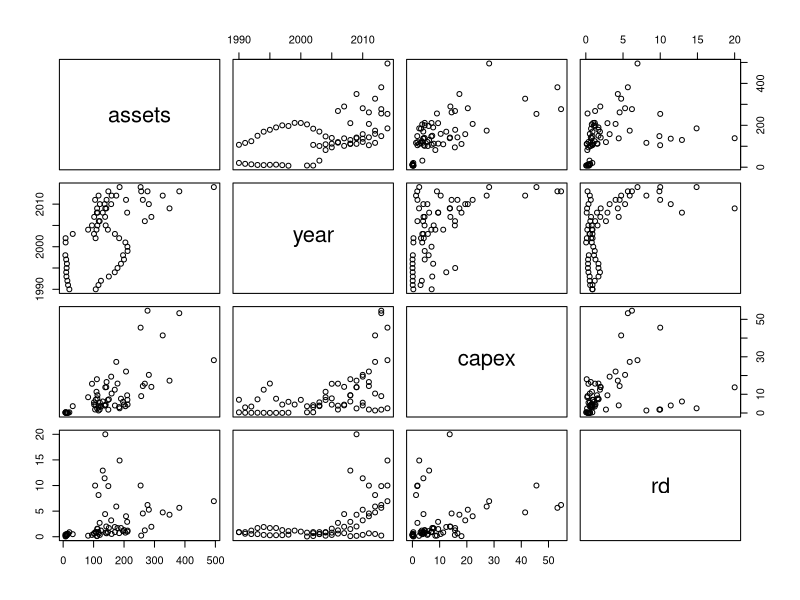
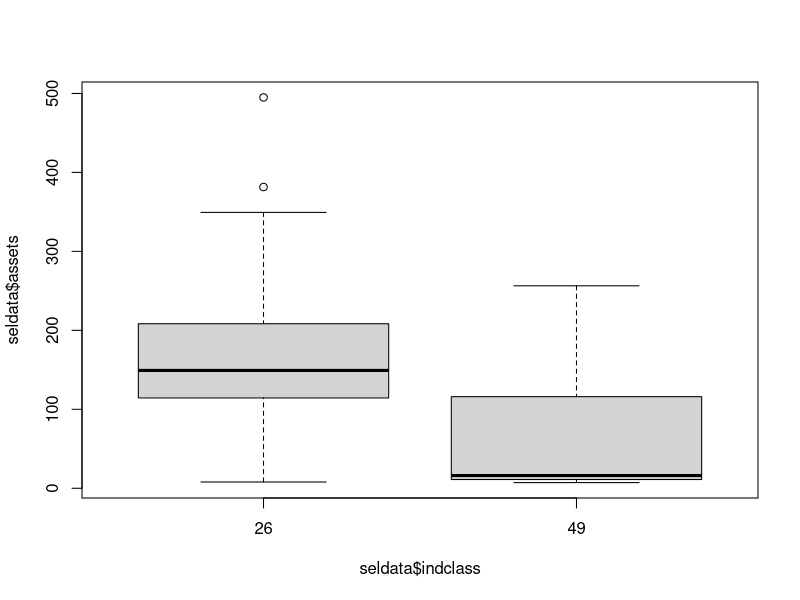
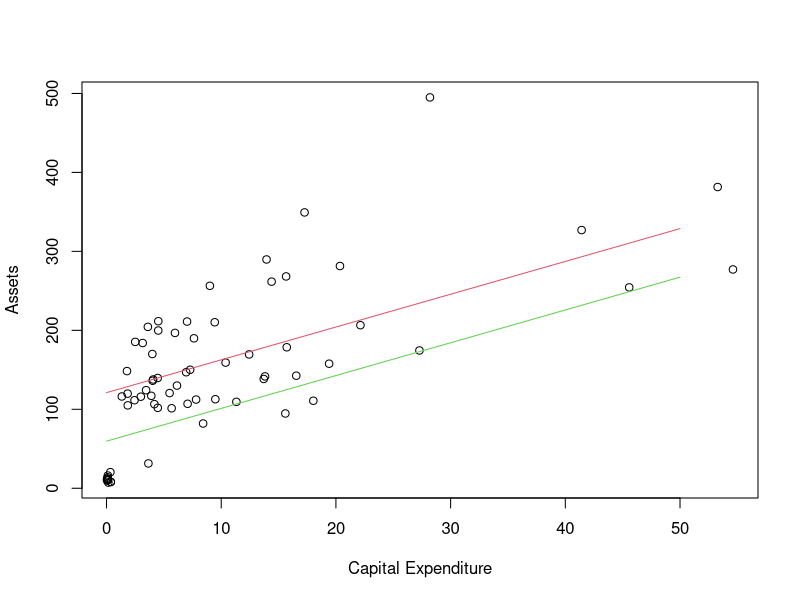
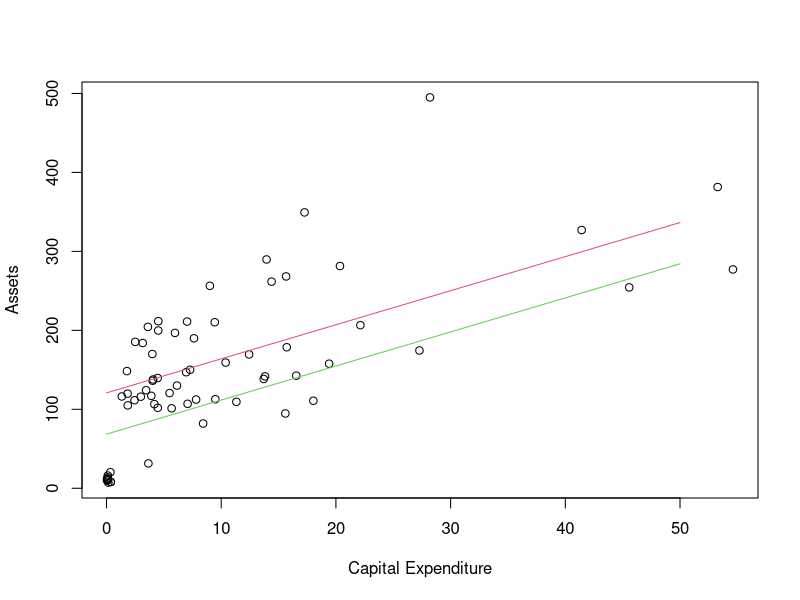

The R source for these figures, in order:
# Read in financial data
findata <- read.csv("Financial data.csv", header = TRUE)

#Select data for industry class 26 and 49
selclass <- c(26, 49)
seldata <- findata[is.element(findata$indclass, selclass) & !is.na(findata$indclass), ]

# Plot multiple scatterplot to look at relationships between continuous variables
pairs(seldata[ c(3, 2, 4, 10)])

# Look at relationship between assets and the 2 indclasses using boxplot
boxplot(seldata$assets ~ seldata$indclass)

# Summary of the 2 indclasses
tapply(seldata$assets, seldata$indclass, summary)

# Fit a multiple linear regression model
lm1 <- lm(assets ~ capex + year + rd + as.factor(indclass), data = seldata)
# Get info about the fitted model
summary(lm1)

# Load car package
require(car)
# Get ANOVA table - use ANOVA table to decide whether or not to drop terms 
# from the model
anova(lm1)

# Drop rd to find a better model
lm2 <- lm(assets ~ capex + year + as.factor(indclass), data = seldata)
# Summary 
summary(lm2)
# ANOVA table
anova(lm2)

# Use AIC to find the best model - only main effects
AIC(lm1)
# AIC is lower in lm2 than lm1, so lm2 is a better model
AIC(lm2)

# Model selection by AIC
step(lm1, direction = "both")

### Prediction

# Create a dataframe containing values we want to predict
df <- data.frame(capex = c(10, 10), year = c(2004, 2004), rd = c(3,3), indclass = c(26, 49))
# Add column in the dataframe with the predicted values
df$predicted <- predict(lm2, newdata = df)

# Plot assets against capex and then fix values for the other variables
plot(seldata$capex, seldata$assets, xlab = "Capital Expenditure",
     ylab = "Assets")
# Create data frame for indclass 26
fitdata <- data.frame(capex=c(0,50),year=c(2004,2004),rd=c(3,3),indclass=c(26,26)) 
# Add column in dataframe with predicted values
fitdata$fitval <- predict(lm2, newdata=fitdata)
# Add fitted values of indclass 26 to scatterplot
lines(fitdata$capex, fitdata$fitval, col = 2)

# Create data frame for indclass 49
fitdata2 <- data.frame(capex=c(0,50),year=c(2004,2004),rd=c(3,3),indclass=c(49,49)) 
fitdata2$fitval <- predict(lm2, newdata=fitdata2)
 # Add fitted values of indclass 49 to scatterplot
lines(fitdata$capex, fitdata2$fitval,col=3)


### Check Collinearity
vif(lm2) # vifs around 1 and not a cause for concern

### Including Interactions

# Finding best model with interaction using AIC
lm3 <- lm(assets ~ capex + year + rd + as.factor(indclass) + capex:year, data = seldata)
AIC(lm3)
lm4 <- lm(assets ~ capex + year + as.factor(indclass) + year:as.factor(indclass), data = seldata)
AIC(lm4) # best model, lowest AIC
lm5 <- lm(assets ~ capex + year + as.factor(indclass) + capex:as.factor(indclass), data = seldata)
AIC(lm5) 

# lm4 is the best model
summary(lm4)

### Predictions and Plots

# Scatterplot between capex and assets
plot(seldata$capex, seldata$assets, xlab = "Capital Expenditure",
     ylab = "Assets")
# Create data frame for indclass 26
fitdata3 <- data.frame(capex=c(0,50),year=c(2004,2004),rd=c(3,3),indclass=c(26,26)) 
# Add column in dataframe with predicted values
fitdata3$fitval <- predict(lm4, newdata=fitdata3)
# Add fitted values of indclass 26 to scatterplot
lines(fitdata$capex, fitdata3$fitval, col = 2)

# Create data frame for indclass 49
fitdata4 <- data.frame(capex=c(0,50),year=c(2004,2004),rd=c(3,3),indclass=c(49,49)) 
fitdata4$fitval <- predict(lm4, newdata=fitdata2)
# Add fitted values of indclass 49 to scatterplot
lines(fitdata$capex, fitdata4$fitval,col=3)

### Extrapolation - predict assets for year 2030 using max values 
df2 <- data.frame(capex = c(55, 55), year = c(2030, 2030), rd = c(20,20), indclass = c(26, 49))
df2$predicted <- predict(lm4, newdata = df2)

### Questions from Lab
df3 <- data.frame(capex = 10, year = 2004, rd = 3, indclass = 49)
df3predicted <- predict(lm1, newdata = df3)
df3predicted

lm5 <- lm(assets ~ capex + year + as.factor(indclass) + year:as.factor(indclass), data = seldata)
df4 <- data.frame(capex = 10, year = 2004, indclass = 49)
df4predicted <- predict(lm5, newdata = df4)
df4predicted

vif(lm1)

summary(lm1)

# Get p-value associated with the F statistic for model lm1
pf(21.7, 4, 62, lower.tail=FALSE)
# Get critical value associated with the F statistic for model lm1
qf(0.05, 4, 62, lower.tail=FALSE)